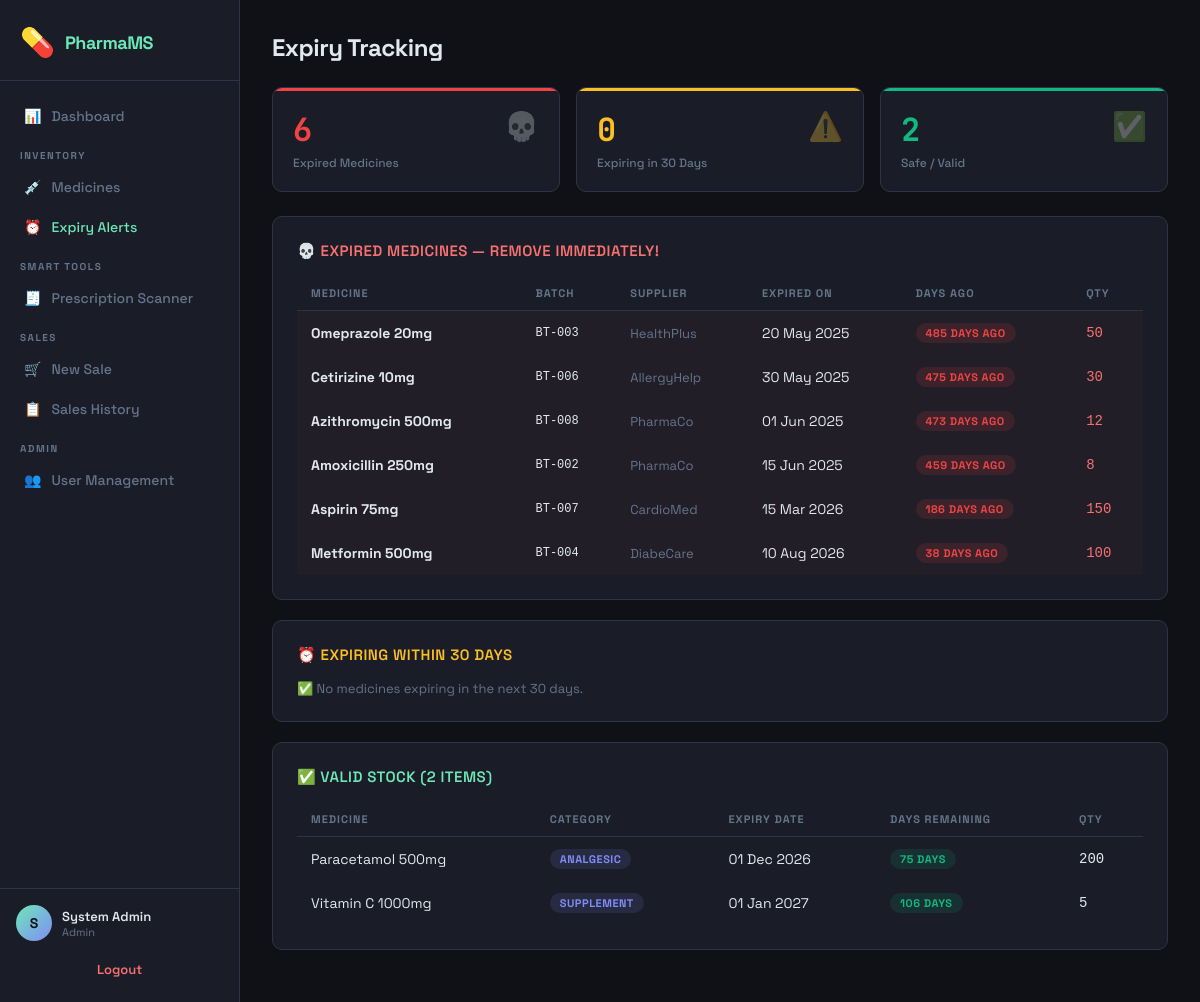
Screenshot of /expiry.php (signed in) with the database file from the repository.
### tables this page shows
CREATE TABLE IF NOT EXISTS medicines (
    id INT AUTO_INCREMENT PRIMARY KEY,
    name VARCHAR(150) NOT NULL,
    batch_number VARCHAR(50),
    supplier VARCHAR(100),
    category VARCHAR(50),
    expiry_date DATE NOT NULL,
    price DECIMAL(10,2) NOT NULL,
    quantity INT NOT NULL DEFAULT 0,
    low_stock_threshold INT DEFAULT 10,
    created_at TIMESTAMP DEFAULT CURRENT_TIMESTAMP,
    updated_at TIMESTAMP DEFAULT CURRENT_TIMESTAMP ON UPDATE CURRENT_TIMESTAMP
);

### expiry.php (the view, shortened to what this page needs)
<?php
require_once '../includes/config.php';
$pageTitle = "Expiry Tracking";
$root = "../";
$expired   = mysqli_query($conn, "SELECT * FROM medicines WHERE expiry_date < CURDATE() ORDER BY expiry_date ASC");
$expiring  = mysqli_query($conn, "SELECT * FROM medicines WHERE expiry_date >= CURDATE() AND expiry_date <= DATE_ADD(CURDATE(), INTERVAL 30 DAY) ORDER BY expiry_date ASC");
$safe      = mysqli_query($conn, "SELECT * FROM medicines WHERE expiry_date > DATE_ADD(CURDATE(), INTERVAL 30 DAY) ORDER BY expiry_date ASC");
$cntExpired  = mysqli_num_rows($expired);
$cntExpiring = mysqli_num_rows($expiring);
$cntSafe     = mysqli_num_rows($safe);
include '../includes/header.php';
?>
<div class="stats-grid">
  <div class="stat-card" style="--accent-color:#ef4444">
    <div class="stat-icon">💀</div>
    <div class="stat-value"><?= $cntExpired ?></div>
    <div class="stat-label">Expired Medicines</div>
  </div>
  <div class="stat-card" style="--accent-color:#fbbf24">
    <div class="stat-icon">⚠️</div>
    <div class="stat-value"><?= $cntExpiring ?></div>
    <div class="stat-label">Expiring in 30 Days</div>
  </div>
  <div class="stat-card" style="--accent-color:#10b981">
    <div class="stat-icon">✅</div>
    <div class="stat-value"><?= $cntSafe ?></div>
    <div class="stat-label">Safe / Valid</div>
  </div>
</div>
<?php if ($cntExpired > 0): ?>
<div class="card">
  <div class="card-title" style="color:var(--danger)">💀 Expired Medicines — Remove Immediately!</div>
  <div class="table-wrap">
    <table>
      <thead><tr><th>Medicine</th><th>Batch</th><th>Supplier</th><th>Expired On</th><th>Days Ago</th><th>Qty</th></tr></thead>
      <tbody>
      <?php while ($m = mysqli_fetch_assoc($expired)):
        $days = round((time() - strtotime($m['expiry_date'])) / 86400);
      ?>
      <tr class="row-danger">
        <td><strong><?= htmlspecialchars($m['name']) ?></strong></td>
        <td style="font-family:monospace;font-size:12px;"><?= $m['batch_number'] ?></td>
        <td class="text-muted"><?= htmlspecialchars($m['supplier']) ?></td>
        <td><?= date('d M Y', strtotime($m['expiry_date'])) ?></td>
        <td><span class="badge badge-danger"><?= $days ?> days ago</span></td>
        <td style="font-family:monospace;color:var(--danger)"><?= $m['quantity'] ?></td>
      </tr>
      <?php endwhile; ?>
      </tbody>
    </table>
  </div>
</div>
<?php endif; ?>
<div class="card">
  <div class="card-title" style="color:var(--warning)">⏰ Expiring Within 30 Days</div>
  <?php if ($cntExpiring === 0): ?>
    <p class="text-muted">✅ No medicines expiring in the next 30 days.</p>
  <?php endif; ?>
</div>
<div class="card">
  <div class="card-title" style="color:var(--accent)">✅ Valid Stock (<?= $cntSafe ?> items)</div>
  <div class="table-wrap">
    <table>
      <thead><tr><th>Medicine</th><th>Category</th><th>Expiry Date</th><th>Days Remaining</th><th>Qty</th></tr></thead>
      <tbody>
      <?php while ($m = mysqli_fetch_assoc($safe)):
        $days = round((strtotime($m['expiry_date']) - time()) / 86400);
      ?>
      <tr>
        <td><?= htmlspecialchars($m['name']) ?></td>
        <td><span class="badge badge-info"><?= $m['category'] ?></span></td>
        <td><?= date('d M Y', strtotime($m['expiry_date'])) ?></td>
        <td><span class="badge badge-success"><?= $days ?> days</span></td>
        <td style="font-family:monospace;"><?= $m['quantity'] ?></td>
      </tr>
      <?php endwhile; ?>
      </tbody>
    </table>
  </div>
</div>
<?php include '../includes/footer.php'; ?>

### header.php (shortened to what this page needs)
<?php
$role = $_SESSION['role'];
$name = $_SESSION['full_name'];
?>
<!DOCTYPE html>
<html lang="en">
<head>
<link rel="stylesheet" href="<?= $root ?? '../' ?>css/style.css">
</head>
<body>
<div class="layout">
  <aside class="sidebar">
    <div class="sidebar-brand">
      <span class="brand-icon">💊</span>
      <span class="brand-name">PharmaMS</span>
    </div>
    <nav class="sidebar-nav">
      <a href="<?= $root ?? '../' ?>dashboard.php" class="nav-item <?= (basename($_SERVER['PHP_SELF'])=='dashboard.php')?'active':'' ?>">
        <span>📊</span> Dashboard
      </a>
      <?php if (in_array($role, ['admin','manager','pharmacist'])): ?>
      <div class="nav-group">INVENTORY</div>
      <a href="<?= $root ?? '../' ?>modules/medicines.php" class="nav-item <?= (basename($_SERVER['PHP_SELF'])=='medicines.php')?'active':'' ?>">
        <span>💉</span> Medicines
      </a>
      <a href="<?= $root ?? '../' ?>modules/expiry.php" class="nav-item <?= (basename($_SERVER['PHP_SELF'])=='expiry.php')?'active':'' ?>">
        <span>⏰</span> Expiry Alerts
      </a>
      <?php endif; ?>
      <?php if (in_array($role, ['admin','manager','pharmacist'])): ?>
      <div class="nav-group">SMART TOOLS</div>
      <a href="<?= $root ?? '../' ?>modules/prescription.php" class="nav-item <?= (basename($_SERVER['PHP_SELF'])=='prescription.php')?'active':'' ?>">
        <span>🧾</span> Prescription Scanner
      </a>
      <?php endif; ?>
      <?php if (in_array($role, ['admin','manager','pharmacist'])): ?>
      <div class="nav-group">SALES</div>
      <a href="<?= $root ?? '../' ?>modules/sales.php" class="nav-item <?= (basename($_SERVER['PHP_SELF'])=='sales.php')?'active':'' ?>">
        <span>🛒</span> New Sale
      </a>
      <a href="<?= $root ?? '../' ?>modules/sales_history.php" class="nav-item <?= (basename($_SERVER['PHP_SELF'])=='sales_history.php')?'active':'' ?>">
        <span>📋</span> Sales History
      </a>
      <?php endif; ?>
      <?php if ($role === 'admin'): ?>
      <div class="nav-group">ADMIN</div>
      <a href="<?= $root ?? '../' ?>modules/users.php" class="nav-item <?= (basename($_SERVER['PHP_SELF'])=='users.php')?'active':'' ?>">
        <span>👥</span> User Management
      </a>
      <?php endif; ?>
    </nav>
    <div class="sidebar-footer">
      <div class="user-info">
        <div class="user-avatar"><?= strtoupper(substr($name,0,1)) ?></div>
        <div>
          <div class="user-name"><?= htmlspecialchars($name) ?></div>
          <div class="user-role"><?= ucfirst($role) ?></div>
        </div>
      </div>
      <a href="<?= $root ?? '../' ?>logout.php" class="btn-logout">Logout</a>
    </div>
  </aside>
  <main class="main-content">
    <div class="page-header">
      <h1 class="page-title"><?= $pageTitle ?? 'Dashboard' ?></h1>
    </div>
    <div class="content-body">

### footer.php
    </div>
  </main>
</div>
</body>
</html>

### style.css (style rules this page uses)
:root { --bg: #0f1117; --surface: #1a1d27; --surface2: #22263a; --border: #2e3347; --accent: #6ee7b7; --accent2: #818cf8; --danger: #f87171; --warning: #fbbf24; --text: #e2e8f0; --text-muted: #64748b; --sidebar-w: 240px; --radius: 10px; }
* { margin: 0; padding: 0; box-sizing: border-box; }
body { font-family: 'Space Grotesk', sans-serif; background: var(--bg); color: var(--text); min-height: 100vh; }
.layout { display: flex; min-height: 100vh; }
.sidebar { width: var(--sidebar-w); background: var(--surface); border-right: 1px solid var(--border); display: flex; flex-direction: column; position: fixed; top: 0; left: 0; bottom: 0; overflow-y: auto; z-index: 100; }
.sidebar-brand { display: flex; align-items: center; gap: 10px; padding: 24px 20px 20px; border-bottom: 1px solid var(--border); }
.brand-icon { font-size: 28px; }
.brand-name { font-size: 18px; font-weight: 700; color: var(--accent); letter-spacing: -0.5px; }
.sidebar-nav { flex: 1; padding: 16px 12px; display: flex; flex-direction: column; gap: 2px; }
.nav-group { font-size: 10px; font-weight: 700; letter-spacing: 1.5px; color: var(--text-muted); padding: 12px 8px 4px; }
.nav-item { display: flex; align-items: center; gap: 10px; padding: 10px 12px; border-radius: 8px; color: var(--text-muted); text-decoration: none; font-size: 14px; font-weight: 500; transition: all 0.15s ease; }
.nav-item.active { background: var(--accent)15; color: var(--accent); border: 1px solid var(--accent)30; }
.sidebar-footer { padding: 16px; border-top: 1px solid var(--border); }
.user-info { display: flex; align-items: center; gap: 10px; margin-bottom: 12px; }
.user-avatar { width: 36px; height: 36px; border-radius: 50%; background: linear-gradient(135deg, var(--accent), var(--accent2)); display: flex; align-items: center; justify-content: center; font-weight: 700; font-size: 14px; color: #0f1117; flex-shrink: 0; }
.user-name { font-size: 13px; font-weight: 600; }
.user-role { font-size: 11px; color: var(--text-muted); text-transform: capitalize; }
.btn-logout { display: block; text-align: center; padding: 8px; background: var(--danger)15; color: var(--danger); border-radius: 6px; text-decoration: none; font-size: 13px; font-weight: 600; border: 1px solid var(--danger)30; transition: all 0.15s; }
.main-content { margin-left: var(--sidebar-w); flex: 1; padding: 32px; min-height: 100vh; }
.page-header { margin-bottom: 24px; }
.page-title { font-size: 24px; font-weight: 700; letter-spacing: -0.5px; }
.card { background: var(--surface); border: 1px solid var(--border); border-radius: var(--radius); padding: 24px; margin-bottom: 20px; }
.card-title { font-size: 15px; font-weight: 600; margin-bottom: 16px; color: var(--text-muted); text-transform: uppercase; letter-spacing: 0.5px; }
.stats-grid { display: grid; grid-template-columns: repeat(auto-fit, minmax(200px, 1fr)); gap: 16px; margin-bottom: 24px; }
.stat-card { background: var(--surface); border: 1px solid var(--border); border-radius: var(--radius); padding: 20px; position: relative; overflow: hidden; }
.stat-card::before { content: ''; position: absolute; top: 0; left: 0; right: 0; height: 3px; background: var(--accent-color, var(--accent)); }
.stat-value { font-size: 32px; font-weight: 700; font-family: 'JetBrains Mono', monospace; color: var(--accent-color, var(--accent)); }
.stat-label { font-size: 12px; color: var(--text-muted); margin-top: 4px; font-weight: 500; }
.stat-icon { font-size: 28px; position: absolute; right: 20px; top: 20px; opacity: 0.3; }
.table-wrap { overflow-x: auto; }
table { width: 100%; border-collapse: collapse; font-size: 14px; }
thead th { padding: 10px 14px; text-align: left; font-size: 11px; font-weight: 700; letter-spacing: 1px; text-transform: uppercase; color: var(--text-muted); border-bottom: 1px solid var(--border); }
tbody tr { border-bottom: 1px solid var(--border)80; transition: background 0.1s; }
tbody td { padding: 12px 14px; vertical-align: middle; }
tbody tr:last-child { border-bottom: none; }
.badge { display: inline-block; padding: 3px 10px; border-radius: 999px; font-size: 11px; font-weight: 700; text-transform: uppercase; letter-spacing: 0.5px; }
.badge-success { background: #10b98120; color: #10b981; }
.badge-danger { background: #ef444420; color: #ef4444; }
.badge-info { background: #818cf820; color: #818cf8; }
.row-danger td { background: #ef444408; }
.text-muted { color: var(--text-muted); font-size: 13px; }

### rows the page displays
medicines: name "Omeprazole 20mg", batch_number "BT-003", supplier "HealthPlus", expiry_date "20 May 2025", expiry_date "485", quantity "50"
medicines: name "Cetirizine 10mg", batch_number "BT-006", supplier "AllergyHelp", expiry_date "30 May 2025", expiry_date "475", quantity "30"
medicines: name "Azithromycin 500mg", batch_number "BT-008", supplier "PharmaCo", expiry_date "01 Jun 2025", expiry_date "473", quantity "12"
medicines: name "Amoxicillin 250mg", batch_number "BT-002", supplier "PharmaCo", expiry_date "15 Jun 2025", expiry_date "459", quantity "8"
medicines: name "Aspirin 75mg", batch_number "BT-007", supplier "CardioMed", expiry_date "15 Mar 2026", expiry_date "186", quantity "150"
medicines: name "Metformin 500mg", batch_number "BT-004", supplier "DiabeCare", expiry_date "10 Aug 2026", expiry_date "38", quantity "100"
medicines: name "Paracetamol 500mg", category "ANALGESIC", expiry_date "01 Dec 2026", expiry_date "75", quantity "200"
medicines: name "Vitamin C 1000mg", category "SUPPLEMENT", expiry_date "01 Jan 2027", expiry_date "106", quantity "5"

### other values shown
substr($name,0,1) "S"
$name "System Admin"
$role "Admin"
$pageTitle "Expiry Tracking"
$cntExpired "6"
$cntExpiring "0"
$cntSafe "2"
